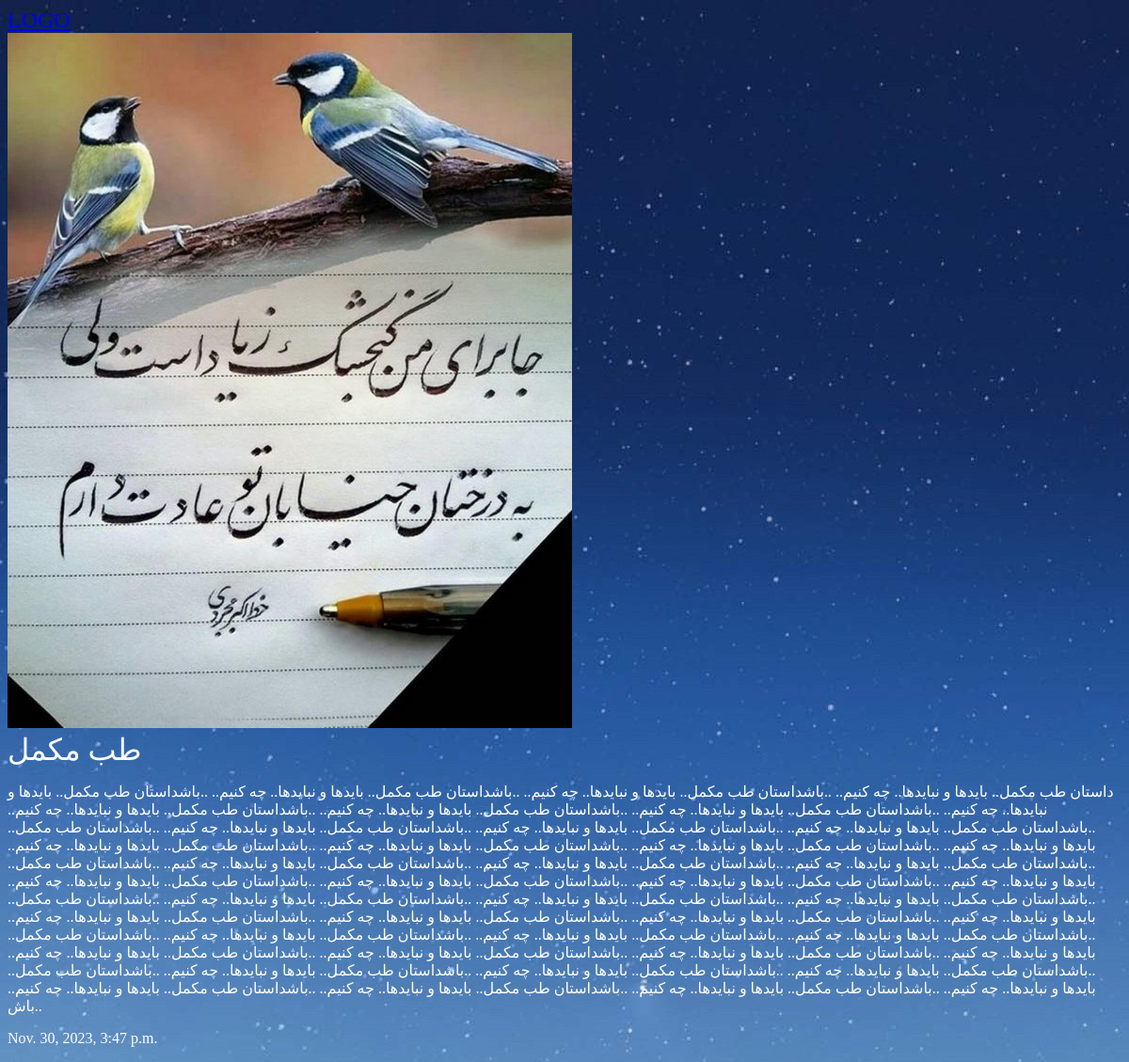
Screenshot of /articles/Traditional_medicine_Mokamel with the database file from the repository.
### articles/models.py (models this page shows, shortened)
class Article(models.Model):
    title = models.CharField(max_length = 100)
    slug = models.SlugField()
    body = models.TextField()
    date = models.DateTimeField(auto_now_add = True)
    image = models.ImageField(default='default.jpg', blank = True)

### articles/views.py (the view)
# urls.py: path('<slug>', views.article_detail, name="detail"),
def article_detail(request, slug):
    article = models.Article.objects.get(slug=slug)
    return render(request, 'articles/article_detail.html', {'article':article})

### articles/templates/articles/article_detail.html
{%extends "base.html"%}
{%block content%}
<div class='artcle.detal'>
    <div class='article'>
        {% if article.image %}
        <img src="{{article.image.url}}" alt="">
        {% endif %}
        <h1>{{article.title}}</h1>
        <p>{{article.body}}</p>
        <p>{{article.date}}</p>
    </div>
</div>
{%endblock%}

### assets/styles.css (style rules this page uses)
body { background-color: #0f121f; background-image: url(stars.jpg); background-repeat-y; no-repeat; background-attachment: fixed; color: #fff; }
body * { font-family: vazir; }
h1,h2,h3,h4,h5 { font-weight: normal; margin:0 }

### rows the page displays
Article: image (picture), title "طب مکمل", body "داستان طب مکمل.. بایدها و نبایدها.. چه کنیم.. ..باشداستان طب مکمل.. بایدها و نبایدها.. چه کنیم.. ..باشداستان طب مکمل.. بایدها و نبایدها.. چه کنیم.. ..باشداستان طب مکمل.. بایدها و نبایدها.. چه کنیم.. ..باشداستان طب مکمل.. بایدها و نبایدها.. چه کنیم.. ..باشداستان طب مکمل.. بایدها و نبایدها.. چه کنیم.. ..باشداستان طب مکمل.. بایدها و نبایدها.. چه کنیم.. ..باشداستان طب مکمل.. بایدها و نبایدها.. چه کنیم.. ..باشداستان طب مکمل.. بایدها و نبایدها.. چه کنیم.. ..باشداستان طب مکمل.. بایدها و نبایدها.. چه کنیم.. ..باشداستان طب مکمل.. بایدها و نبایدها.. چه کنیم.. ..باشداستان طب مکمل.. بایدها و نبایدها.. چه کنیم.. ..باشداستان طب مکمل.. بایدها و نبایدها.. چه کنیم.. ..باشداستان طب مکمل.. بایدها و نبایدها..…", date "Nov. 30, 2023, 3:47 p.m."
